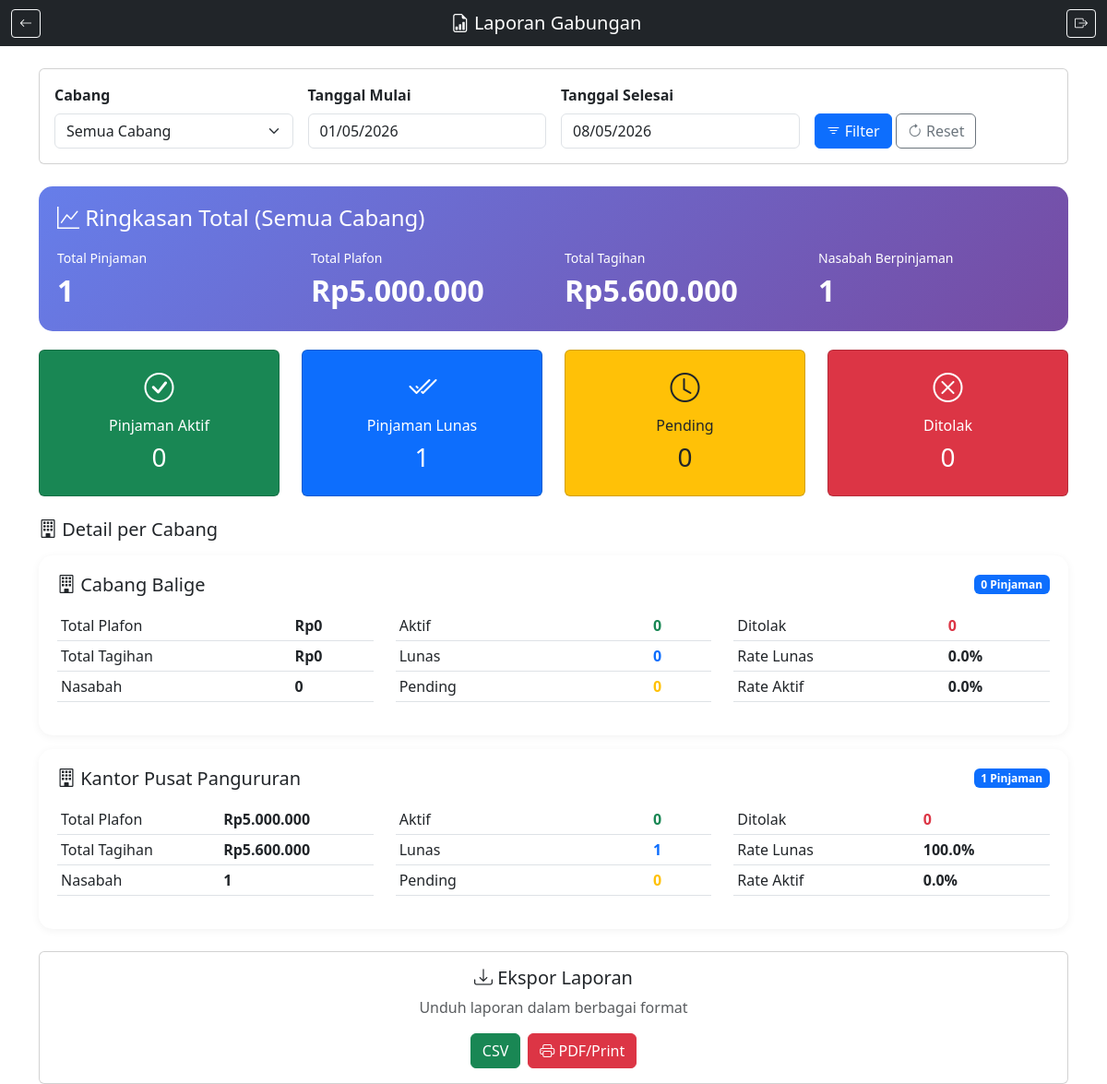
/pages/laporan/gabungan.php (signed in), run on the app's committed database.
### tables this page shows
CREATE TABLE `cabang` (
  `id` int(11) NOT NULL AUTO_INCREMENT,
  `cooperative_id` int(10) unsigned DEFAULT NULL,
  `kode_cabang` varchar(10) NOT NULL,
  `nama_cabang` varchar(100) NOT NULL,
  `alamat` text DEFAULT NULL,
  `telp` varchar(20) DEFAULT NULL,
  `email` varchar(100) DEFAULT NULL,
  `kota` varchar(50) DEFAULT NULL,
  `provinsi` varchar(50) DEFAULT NULL,
  `kode_pos` varchar(10) DEFAULT NULL,
  `province_id` int(10) unsigned DEFAULT NULL,
  `regency_id` int(10) unsigned DEFAULT NULL,
  `district_id` int(10) unsigned DEFAULT NULL,
  `village_id` int(10) unsigned DEFAULT NULL,
  `db_orang_person_id` int(11) DEFAULT NULL COMMENT 'person record for branch address',
  `status` enum('aktif','nonaktif') NOT NULL DEFAULT 'aktif',
  `is_headquarters` tinyint(1) DEFAULT 0,
  `headquarters_id` int(10) unsigned DEFAULT NULL,
  `owner_bos_id` int(10) unsigned DEFAULT NULL,
  `created_by_user_id` int(10) unsigned DEFAULT NULL,
  `created_at` timestamp NOT NULL DEFAULT current_timestamp(),
  `updated_at` timestamp NOT NULL DEFAULT current_timestamp() ON UPDATE current_timestamp(),
  `latitude` decimal(10,8) DEFAULT NULL COMMENT 'GPS latitude for geofencing',
  `longitude` decimal(11,8) DEFAULT NULL COMMENT 'GPS longitude for geofencing',
  `geofence_radius` int(11) DEFAULT 5000 COMMENT 'Geofence radius in meters (default 5km)',
  PRIMARY KEY (`id`),
  UNIQUE KEY `kode_cabang` (`kode_cabang`),
  KEY `idx_owner_bos_id` (`owner_bos_id`),
  KEY `idx_created_by_user_id` (`created_by_user_id`),
  KEY `idx_cooperative_id` (`cooperative_id`),
  KEY `idx_headquarters_id` (`headquarters_id`),
  KEY `idx_db_orang_person` (`db_orang_person_id`),
  KEY `idx_cabang_owner_bos` (`owner_bos_id`),
  KEY `idx_cabang_id` (`id`),
  KEY `idx_cabang_gps` (`latitude`,`longitude`),
  CONSTRAINT `fk_cabang_db_orang_person` FOREIGN KEY (`db_orang_person_id`) REFERENCES `db_orang`.`people` (`id`) ON DELETE SET NULL ON UPDATE CASCADE
);

### config/database.php (called while the page is built, shortened)
<?php
$mysql_socket = PHP_OS === 'WINNT' ? null : '/opt/lampp/var/mysql/mysql.sock';
$conn = new mysqli(DB_KEWER_HOST, DB_KEWER_USER, DB_KEWER_PASS, DB_KEWER_NAME, 3306, $mysql_socket);
$conn->set_charset("utf8mb4");
function query($sql, $params = []) {
    global $conn;
    $sql_trimmed = strtoupper(ltrim($sql));
    if (empty($params)) {
        $result = mysqli_query($conn, $sql);
        if (strpos($sql_trimmed, 'SELECT') === 0) {
            $data = [];
            while ($row = mysqli_fetch_assoc($result)) {
                $data[] = $row;
            }
            return $data;
        }
        return mysqli_affected_rows($conn);
    }
    $stmt = $conn->prepare($sql);
    $types = str_repeat('s', count($params));
    $stmt->bind_param($types, ...$params);
    $stmt->execute();
    if (strpos($sql_trimmed, 'SELECT') === 0) {
        $result = $stmt->get_result();
        $data = [];
        while ($row = $result->fetch_assoc()) {
            $data[] = $row;
        }
        return $data;
    }
    return $stmt->affected_rows;
}

### pages/laporan/gabungan.php (the view, shortened to what this page needs)
<?php
$tanggal_mulai = $_GET['tanggal_mulai'] ?? date('Y-m-01');
$tanggal_selesai = $_GET['tanggal_selesai'] ?? date('Y-m-d');
$date_filter = "DATE(p.created_at) BETWEEN ? AND ?";
$params = [$tanggal_mulai, $tanggal_selesai];
$consolidated_data = query("
    SELECT
        c.id as cabang_id,
        c.nama_cabang,
        COUNT(DISTINCT p.nasabah_id) as total_nasabah_pinjaman,
        COUNT(p.id) as total_pinjaman,
        SUM(p.plafon) as total_plafon,
        SUM(p.total_pembayaran) as total_tagihan,
        SUM(CASE WHEN p.status = 'aktif' THEN 1 ELSE 0 END) as pinjaman_aktif,
        SUM(CASE WHEN p.status = 'lunas' THEN 1 ELSE 0 END) as pinjaman_lunas,
        SUM(CASE WHEN p.status IN ('pengajuan', 'disetujui') THEN 1 ELSE 0 END) as pinjaman_pending,
        SUM(CASE WHEN p.status = 'ditolak' THEN 1 ELSE 0 END) as pinjaman_ditolak
    FROM cabang c
    LEFT JOIN pinjaman p ON c.id = p.cabang_id AND $date_filter
    GROUP BY c.id, c.nama_cabang
    ORDER BY c.nama_cabang
", $params);
$grand_total = [
    'total_nasabah_pinjaman' => array_sum(array_column($consolidated_data, 'total_nasabah_pinjaman')),
    'total_pinjaman' => array_sum(array_column($consolidated_data, 'total_pinjaman')),
    'total_plafon' => array_sum(array_column($consolidated_data, 'total_plafon')),
    'total_tagihan' => array_sum(array_column($consolidated_data, 'total_tagihan')),
    'pinjaman_aktif' => array_sum(array_column($consolidated_data, 'pinjaman_aktif')),
    'pinjaman_lunas' => array_sum(array_column($consolidated_data, 'pinjaman_lunas')),
    'pinjaman_pending' => array_sum(array_column($consolidated_data, 'pinjaman_pending')),
    'pinjaman_ditolak' => array_sum(array_column($consolidated_data, 'pinjaman_ditolak'))
];
?>
<!DOCTYPE html>
<html lang="id">
<head>
    <link href="https://cdn.jsdelivr.net/npm/bootstrap@5.3.0/dist/css/bootstrap.min.css" rel="stylesheet">
    <link href="https://cdn.jsdelivr.net/npm/bootstrap-icons@1.10.0/font/bootstrap-icons.css" rel="stylesheet">
    <link rel="stylesheet" href="https://cdn.jsdelivr.net/npm/flatpickr@4.6.13/dist/flatpickr.min.css">
</head>
<body>
    <nav class="navbar navbar-expand-lg navbar-dark bg-dark sticky-top">
        <div class="container-fluid">
            <a href="index.php" class="btn btn-outline-light btn-sm">
                <i class="bi bi-arrow-left"></i>
            </a>
            <span class="navbar-brand mb-0 h1">
                <i class="bi bi-file-earmark-bar-graph"></i> Laporan Gabungan
            </span>
            <a href="../../logout.php" class="btn btn-outline-light btn-sm">
                <i class="bi bi-box-arrow-right"></i>
            </a>
        </div>
    </nav>
    <div class="container mt-4">
        <div class="card mb-4">
            <div class="card-body">
                <form method="GET" class="row g-3">
                    <div class="col-md-3">
                        <label class="form-label fw-bold">Cabang</label>
                        <select name="cabang_id" class="form-select">
                            <option value="">Semua Cabang</option>
                        </select>
                    </div>
                    <div class="col-md-3">
                        <label class="form-label fw-bold">Tanggal Mulai</label>
                        <input type="text" name="tanggal_mulai" class="form-control flatpickr" value="<?php echo date('d/m/Y', strtotime($tanggal_mulai)); ?>">
                    </div>
                    <div class="col-md-3">
                        <label class="form-label fw-bold">Tanggal Selesai</label>
                        <input type="text" name="tanggal_selesai" class="form-control flatpickr" value="<?php echo date('d/m/Y', strtotime($tanggal_selesai)); ?>">
                    </div>
                    <div class="col-md-3">
                        <label class="form-label">&nbsp;</label>
                        <div>
                            <button type="submit" class="btn btn-primary">
                                <i class="bi bi-filter"></i> Filter
                            </button>
                            <a href="gabungan.php" class="btn btn-outline-secondary">
                                <i class="bi bi-arrow-clockwise"></i> Reset
                            </a>
                        </div>
                    </div>
                </form>
            </div>
        </div>
        <div class="summary-card">
            <h4><i class="bi bi-graph-up"></i> Ringkasan Total (Semua Cabang)</h4>
            <div class="row mt-3">
                <div class="col-md-3">
                    <small>Total Pinjaman</small>
                    <div class="summary-value"><?php echo $grand_total['total_pinjaman']; ?></div>
                </div>
                <div class="col-md-3">
                    <small>Total Plafon</small>
                    <div class="summary-value">Rp<?php echo number_format($grand_total['total_plafon'], 0, ',', '.'); ?></div>
                </div>
                <div class="col-md-3">
                    <small>Total Tagihan</small>
                    <div class="summary-value">Rp<?php echo number_format($grand_total['total_tagihan'], 0, ',', '.'); ?></div>
                </div>
                <div class="col-md-3">
                    <small>Nasabah Berpinjaman</small>
                    <div class="summary-value"><?php echo $grand_total['total_nasabah_pinjaman']; ?></div>
                </div>
            </div>
        </div>
        <div class="row mb-4">
            <div class="col-md-3">
                <div class="card bg-success text-white">
                    <div class="card-body text-center">
                        <i class="bi bi-check-circle" style="font-size: 2rem;"></i>
                        <h6 class="mt-2">Pinjaman Aktif</h6>
                        <h3><?php echo $grand_total['pinjaman_aktif']; ?></h3>
                    </div>
                </div>
            </div>
            <div class="col-md-3">
                <div class="card bg-primary text-white">
                    <div class="card-body text-center">
                        <i class="bi bi-check2-all" style="font-size: 2rem;"></i>
                        <h6 class="mt-2">Pinjaman Lunas</h6>
                        <h3><?php echo $grand_total['pinjaman_lunas']; ?></h3>
                    </div>
                </div>
            </div>
            <div class="col-md-3">
                <div class="card bg-warning text-dark">
                    <div class="card-body text-center">
                        <i class="bi bi-clock" style="font-size: 2rem;"></i>
                        <h6 class="mt-2">Pending</h6>
                        <h3><?php echo $grand_total['pinjaman_pending']; ?></h3>
                    </div>
                </div>
            </div>
            <div class="col-md-3">
                <div class="card bg-danger text-white">
                    <div class="card-body text-center">
                        <i class="bi bi-x-circle" style="font-size: 2rem;"></i>
                        <h6 class="mt-2">Ditolak</h6>
                        <h3><?php echo $grand_total['pinjaman_ditolak']; ?></h3>
                    </div>
                </div>
            </div>
        </div>
        <h5 class="mb-3"><i class="bi bi-building"></i> Detail per Cabang</h5>
        <?php if (empty($consolidated_data)): ?>
            <div class="text-center text-muted py-5">
                <i class="bi bi-inbox" style="font-size: 3rem;"></i>
                <p class="mt-3">Tidak ada data untuk periode ini</p>
            </div>
        <?php else: ?>
            <?php foreach ($consolidated_data as $data): ?>
                <div class="branch-card">
                    <div class="d-flex justify-content-between align-items-center mb-3">
                        <h5 class="mb-0"><i class="bi bi-building"></i> <?php echo htmlspecialchars($data['nama_cabang']); ?></h5>
                        <span class="badge bg-primary"><?php echo $data['total_pinjaman']; ?> Pinjaman</span>
                    </div>
                    <div class="row">
                        <div class="col-md-4">
                            <table class="table table-sm">
                                <tr>
                                    <td>Total Plafon</td>
                                    <td class="fw-bold">Rp<?php echo number_format($data['total_plafon'] ?? 0, 0, ',', '.'); ?></td>
                                </tr>
                                <tr>
                                    <td>Total Tagihan</td>
                                    <td class="fw-bold">Rp<?php echo number_format($data['total_tagihan'] ?? 0, 0, ',', '.'); ?></td>
                                </tr>
                                <tr>
                                    <td>Nasabah</td>
                                    <td class="fw-bold"><?php echo $data['total_nasabah_pinjaman']; ?></td>
                                </tr>
                            </table>
                        </div>
                        <div class="col-md-4">
                            <table class="table table-sm">
                                <tr>
                                    <td>Aktif</td>
                                    <td class="fw-bold text-success"><?php echo $data['pinjaman_aktif']; ?></td>
                                </tr>
                                <tr>
                                    <td>Lunas</td>
                                    <td class="fw-bold text-primary"><?php echo $data['pinjaman_lunas']; ?></td>
                                </tr>
                                <tr>
                                    <td>Pending</td>
                                    <td class="fw-bold text-warning"><?php echo $data['pinjaman_pending']; ?></td>
                                </tr>
                            </table>
                        </div>
                        <div class="col-md-4">
                            <table class="table table-sm">
                                <tr>
                                    <td>Ditolak</td>
                                    <td class="fw-bold text-danger"><?php echo $data['pinjaman_ditolak']; ?></td>
                                </tr>
                                <tr>
                                    <td>Rate Lunas</td>
                                    <td class="fw-bold">
                                        <?php
                                        $rate = $data['total_pinjaman'] > 0 ? ($data['pinjaman_lunas'] / $data['total_pinjaman']) * 100 : 0;
                                        echo number_format($rate, 1); ?>%
                                    </td>
                                </tr>
                                <tr>
                                    <td>Rate Aktif</td>
                                    <td class="fw-bold">
                                        <?php
                                        $rate_aktif = $data['total_pinjaman'] > 0 ? ($data['pinjaman_aktif'] / $data['total_pinjaman']) * 100 : 0;
                                        echo number_format($rate_aktif, 1); ?>%
                                    </td>
                                </tr>
                            </table>
                        </div>
                    </div>
                </div>
            <?php endforeach; ?>
        <?php endif; ?>
        <div class="card mt-4">
            <div class="card-body text-center">
                <h5><i class="bi bi-download"></i> Ekspor Laporan</h5>
                <p class="text-muted">Unduh laporan dalam berbagai format</p>
                <div class="d-flex justify-content-center gap-2">
                    <button class="btn btn-success" onclick="exportCSV()">
                        <i class="bi bi-file-earmark-csv"></i> CSV
                    </button>
                    <button class="btn btn-danger" onclick="window.print()">
                        <i class="bi bi-printer"></i> PDF/Print
                    </button>
                </div>
            </div>
        </div>
    </div>
</body>
</html>

### pages/laporan/gabungan.php (style rules this page uses)
.summary-card { background: linear-gradient(135deg, #667eea 0%, #764ba2 100%); color: white; border-radius: 15px; padding: 20px; margin-bottom: 20px; }
.summary-value { font-size: 2rem; font-weight: 700; }
.branch-card { background: white; border-radius: 15px; padding: 20px; margin-bottom: 15px; box-shadow: 0 2px 10px rgba(0,0,0,0.05); }

### data on the page
cabang: nama_cabang "Cabang Balige", total_pinjaman "0", total_plafon "0", total_tagihan "0", total_nasabah_pinjaman "0", pinjaman_aktif "0", pinjaman_lunas "0", pinjaman_pending "0", pinjaman_ditolak "0", rate "0.0", rate_aktif "0.0"
cabang: nama_cabang "Kantor Pusat Pangururan", total_pinjaman "1", total_plafon "5.000.000", total_tagihan "5.600.000", total_nasabah_pinjaman "1", pinjaman_aktif "0", pinjaman_lunas "1", pinjaman_pending "0", pinjaman_ditolak "0", rate "100.0", rate_aktif "0.0"

### other printed values
$grand_total['total_pinjaman'] "1"
$grand_total['total_plafon'] "5.000.000"
$grand_total['total_tagihan'] "5.600.000"
$grand_total['total_nasabah_pinjaman'] "1"
$grand_total['pinjaman_aktif'] "0"
$grand_total['pinjaman_lunas'] "1"
$grand_total['pinjaman_pending'] "0"
$grand_total['pinjaman_ditolak'] "0"
